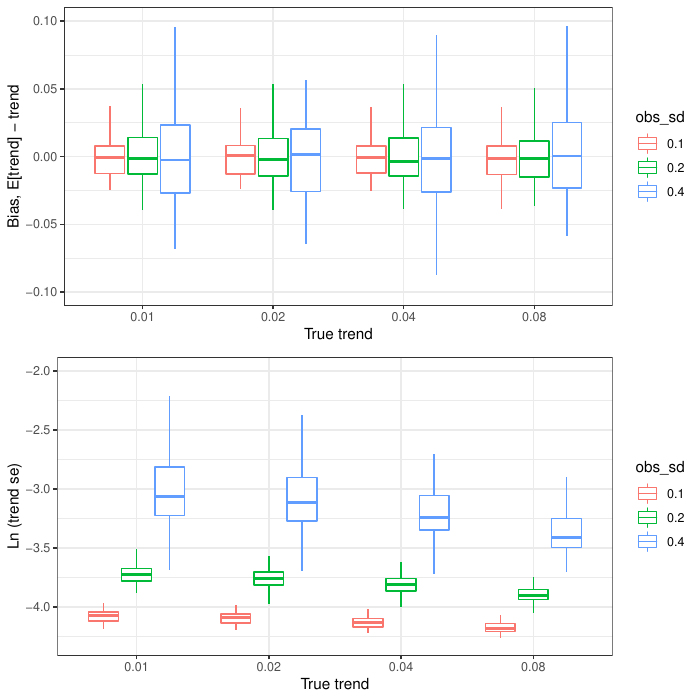

Recreate this plot in R.
library(sdmTMB)

# simulation will have baseline spatiotemporal variation of 0.2. So trend
# is interpreted relative to that
grid = expand.grid("rho" = c(0, 0.7),
                   "b_trend" = c(0.01, 0.02, 0.04, 0.08),
                   "obs_sd" = c(0.1, 0.2, 0.4),
                   "iter" = 1:50)

n_site = 50
set.seed(42)
x <- runif(n_site, -1, 1)
y <- runif(n_site, -1, 1)
time_steps <- 10

df = expand.grid("site"=1:length(x), "time" = as.factor(1:time_steps))
X <- model.matrix(~ -1 + time, df)

loc <- data.frame(x = x, y = y)
mesh <- make_mesh(loc, xy_cols = c("x", "y"), cutoff = 0.1)

# use same mesh for all simulations

#
grid$trend_est = NA
grid$trend_se = NA

for(i in 1:nrow(grid)) {
  # reset seed so each iteration is using same betas
  set.seed(grid$iter[i])
  betas = runif(time_steps, 0, 5)
  sigmaE = exp(log(0.2) + grid$b_trend[i]*1:time_steps)

  s <- sdmTMB_sim(
    x = x, y = y, mesh = mesh, X = X,
    betas = betas, time_steps = time_steps, rho = grid$rho[i],
    phi = grid$obs_sd[i], range = 0.8, sigma_O = 0, sigma_E = sigmaE,
    seed = grid$iter[i], family = gaussian()
  )

  # we could fit all combinations here, e.g. model with/without AR(1) rho, spatial component, trend.
  # but the goal of this is how well we can recover the trend in the presence of those other things
  f <- paste("observed ~ -1 + ", paste(paste0("time",1:time_steps), collapse="+"))

  m <- sdmTMB(
    data = s, formula = formula(f),
    time = "time", spde = mesh,
    ar1_fields = FALSE, include_spatial = FALSE, epsilon_predictor = "time"
  )

  b_indx = grep("\\bb_epsilon\\b",names(m$sd_report$value))[1]
  grid$trend_est[i] = m$sd_report$value[b_indx]
  grid$trend_se[i] = m$sd_report$sd[b_indx]
}
saveRDS(grid, "validation_simulations/normal_results.rds")

library(ggplot2)
grid$obs_sd = as.factor(grid$obs_sd)
# shows distribution of trend estimates generally unbiased
g1 = ggplot(data = dplyr::filter(grid,rho==0), aes(x=as.factor(b_trend), y=trend_est - b_trend)) +
  geom_boxplot(aes(colour = obs_sd), outlier.colour = NA) +
  theme_bw() +
  ylim(-0.1,0.1) +
  xlab("True trend") +
  ylab("Bias, E[trend] - trend")

# shows variance of trend decreases as magnitude of trend inc and obs error decreases
g2 = ggplot(data = dplyr::filter(grid,rho==0), aes(x=as.factor(b_trend), y=log(trend_se))) +
  geom_boxplot(aes(colour = obs_sd), outlier.colour = NA) +
  theme_bw() +
  ylim(c(-4.3,-2)) +
  xlab("True trend") +
  ylab("Ln (trend se)")

pdf("validation_simulations/sim_normal.pdf")
gridExtra::grid.arrange(g1, g2)
dev.off()

